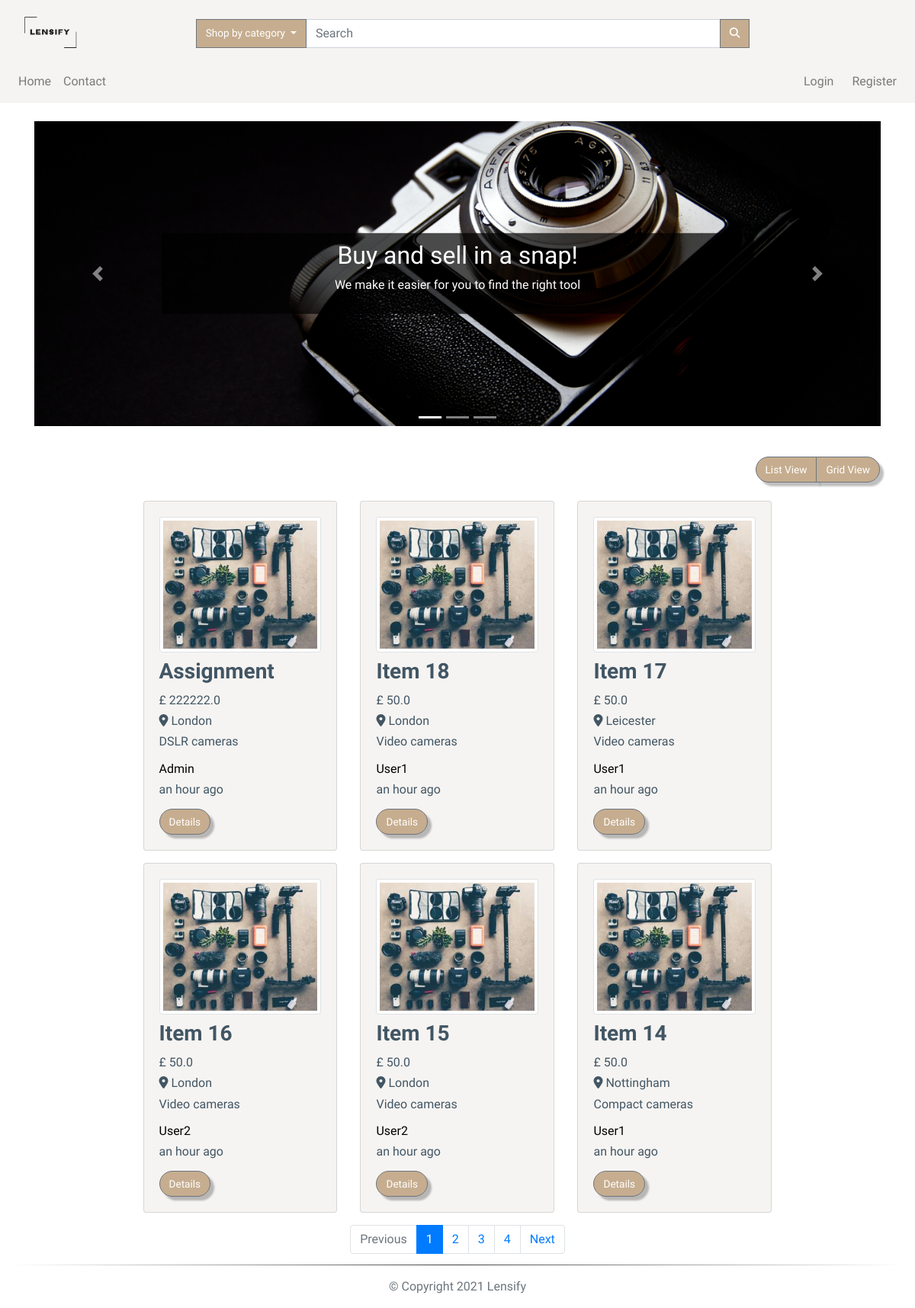
/index, run on the app's committed database.
### app/models.py (models this page shows, shortened)
class TimestampMixin(object):
    created_at = db.Column(db.DateTime, nullable=False,
                           default=datetime.utcnow)
    updated_at = db.Column(db.DateTime, onupdate=datetime.utcnow)

class ItemForSale(db.Model, TimestampMixin):
    __tablename__ = "for_sale"
    id = db.Column(db.Integer, primary_key=True)
    title = db.Column(db.String(100), nullable=False)
    description = db.Column(db.Text, nullable=False)
    quantity = db.Column(db.Integer, nullable=False, default=1)
    condition = db.Column(db.String(50), nullable=False)
    item_city = db.Column(db.String(50), nullable=False)
    price = db.Column(db.Float, nullable=False)
    item_views = db.Column(db.Integer, default=0)
    image_file = db.Column(db.String(80), nullable=False,
                           default="item.jpg")
    sold = db.Column(db.Boolean, default=False)
    seller_id = db.Column(db.Integer, db.ForeignKey('users.id'))
    category_id = db.Column(db.Integer, db.ForeignKey('categories.id'))
    item_in_order = db.relationship(
        "OrderItem", backref="item", lazy="dynamic"
    )

class Category(db.Model, TimestampMixin):
    __tablename__ = "categories"
    id = db.Column(db.Integer, primary_key=True)
    name = db.Column(db.String(30), nullable=False, unique=True)
    item_cat = db.relationship(
        "ItemForSale", backref="category", lazy="dynamic")

class User(db.Model, TimestampMixin, UserMixin):
    __tablename__ = "users"
    id = db.Column(db.Integer, primary_key=True)
    first_name = db.Column(db.String(50), nullable=False)
    last_name = db.Column(db.String(50), nullable=False)
    username = db.Column(db.String(50), unique=True, nullable=False)
    email = db.Column(db.String(115), unique=True, nullable=False)
    image_file = db.Column(db.String(80), nullable=False,
                           default="default.jpg")
    password_hash = db.Column(db.String(60), nullable=False)
    items_for_sale = db.relationship(
        "ItemForSale", backref="seller", lazy="dynamic")
    orders = db.relationship("Order", backref="buyer", lazy=True)
    address = db.relationship(
        "Address", secondary="user_addresses", backref="user", lazy="dynamic"
    )
    followed = db.relationship(
        "User", secondary=followers,
        primaryjoin=(followers.c.follower_id == id),
        secondaryjoin=(followers.c.followed_id == id),
        backref=db.backref("followers", lazy="dynamic"), lazy="dynamic")
    reviewed = db.relationship(
        "Review", backref="user_reviewed", primaryjoin=(Review.user_reviewed_id == id), lazy="dynamic"
    )
    reviewer = db.relationship(
        "Review", backref="user_reviewer", primaryjoin=(Review.user_reviewer_id == id), lazy="dynamic"
    )

### app/routes.py (the view)
@app.route("/")
@app.route("/index")
def index():
    page = request.args.get('page', 1, type=int)
    all_items = ItemForSale.query.filter_by(sold=False)\
        .order_by(ItemForSale.id.desc()).paginate(page, app.config['LISTINGS_PER_PAGE'], False)
    next_url = url_for('index', page=all_items.next_num) \
        if all_items.has_next else None
    prev_url = url_for('index', page=all_items.prev_num) \
        if all_items.has_prev else None
    return render_template("index.html", all_items=all_items.items, next_url=next_url,
                           prev_url=prev_url, page_num=all_items.iter_pages(), page=page)

### app/routes.py (called while the page is built)
@app.before_request
def before_request():
    if current_user.is_authenticated:
        current_user.updated_at = datetime.utcnow()
        db.session.commit()

@app.context_processor
def inject_categories():
    categories = Category.query.join(
        ItemForSale, (Category.id == ItemForSale.category_id)).filter(ItemForSale.sold == False).all()
    return dict(categories=categories)

### app/templates/index.html (shortened to what this page needs)
{% extends "layout.html" %}
{% block app_content %}
<div class="container-fluid h-100 mt-4">
  <div class="row">
    <div class="col-12 h-100">
      <div class="container-fluid">
        <div class="row justify-content-center mb-4">
          <div class="col-12">
            <div id="slider-animation" class="carousel slide" data-ride="carousel">
              <ul class="carousel-indicators">
                <li data-target="#slider-animation" data-slide-to="0" class="active"></li>
                <li data-target="#slider-animation" data-slide-to="1"></li>
                <li data-target="#slider-animation" data-slide-to="2"></li>
              </ul>
              <div class="carousel-inner">
                <div class="carousel-item active">
                  <img src="{{url_for('.static', filename='img/slider/slider2.jpg')}}" alt="Los Angeles">
                  <div class="text-box">
                    <h2 class="wow slideInRight" data-wow-duration="2s">Buy and sell in a snap!</h2>
                    <p class="wow slideInLeft" data-wow-duration="2s">We make it easier for you to
                      find the right tool</p>
                  </div>
                </div>
              </div>
              <a class="carousel-control-prev" href="#slider-animation" data-slide="prev">
                <span class="carousel-control-prev-icon"></span>
              </a>
              <a class="carousel-control-next" href="#slider-animation" data-slide="next">
                <span class="carousel-control-next-icon"></span>
              </a>
            </div>
          </div>
        </div>
      </div>
      <div class="row ">
        <div class="col-lg-12 my-3">
          <div class="float-right mr-3">
            <div class="btn-group">
              <button class="btn btn-secondary" id="list">
                List View
              </button>
              <button class="btn btn-secondary" id="grid">
                Grid View
              </button>
            </div>
          </div>
        </div>
      </div>
      <div id="products" class="row view-group w-75 mx-auto">
        {% for item in all_items %}
        <div class=" item col-12 col-md-6 col-lg-4 py-2">
          <div class="card custom-bg h-100">
            <div class="card-body">
              <a href="{{url_for('item', item_id=item.id)}}">
                <img class="img-fluid img-thumbnail card-img-top group list-group-image img-event"
                  src="{{url_for('static', filename='img/items/' + item.image_file)}}" alt="{{ item.title }}">
              </a>
              <h3 class="card-title list-group-item-heading font-weight-bold mt-2 ">{{ item.title.title() }}</h3>
              <small class="d-block font-weight-bold card-text">
                <h6>£ {{ item.price }}</h6>
              </small>
              <small class="font-weight-bold card-text">
                <h6 class="text-capitalize"><i class="fas fa-map-marker-alt"></i> {{ item.item_city }}</h6>
              </small>
              <small class="card-text">
                <h6>{{ item.category.name }}</h6>
              </small>
              <h6 class="card-text mt-3">
                <a href="{{url_for('user', username=item.seller.username)}}">
                  {{ item.seller.username.capitalize() }}
                </a>
              </h6>
              <small class="card-text">
                <h6>{{ moment(item.created_at).fromNow() }}</h6>
              </small>
              <a href="{{url_for('item', item_id=item.id)}}" class="btn btn-secondary mt-2">
                Details
              </a>
            </div>
          </div>
        </div>
        {% endfor %}
      </div>
      <nav aria-label="Page navigation" class="col-12 my-2">
        <ul class="pagination justify-content-center">
          <li class="page-item {% if not prev_url %} disabled {% endif %}">
            <a class="page-link" href="{{ prev_url }}" tabindex="-1">Previous</a>
          </li>
          {% for num in page_num %}
          {% if num %}
          <li class="page-item {% if page == num %} active {% endif %}"><a class="page-link"
              href="{{url_for('index', page=num)}}">{{ num }}</a></li>
          {% else %}
          <span class="page-item ellipsis">…</span>
          {% endif %}
          {% endfor %}
          <li class="page-item {% if not next_url %} disabled {% endif %}">
            <a class="page-link" href="{{ next_url }}">Next</a>
          </li>
        </ul>
      </nav>
    </div>
  </div>
</div>
</div>
{% endblock app_content %}

### app/static/css/styles.css (style rules this page uses)
:root { --main-color: #fff; --second-color: #425664; --third-color: #f6f4f2; --fourth-color: #c6ad8f; }
*, *::before, *::after { margin: 0; padding: 0; box-sizing: border-box; list-style: none; text-decoration: none; }
body, html { background: var(--main-color); min-height: 100vh; width: 100%; color: var(--second-color); font-family: "Raleway", sans-serif; word-break: normal; }
html { position: relative; }
a { color: black; text-decoration: none; cursor: pointer; }
ul { margin: 0; }
P { word-break: normal; }
.btn { font-size: 85%; white-space: nowrap; }
.btn-secondary { filter: drop-shadow(5px 5px 1px rgba(0, 0, 0, 0.25)); background-color: var(--fourth-color); border-radius: 20px; color: var(--main-color); }
.custom-bg { background-color: var(--third-color); }
.carousel-item { height: 50vh; min-height: 350px; }
.carousel-item img { width: 100%; height: 100%; object-fit: cover; display: block; }
.carousel-item .text-box { background: rgb(0, 0, 0); background: rgba(0, 0, 0, 0.7); padding: 10px; }
.text-box { position: absolute; top: 50%; left: 15%; right: 15%; color: #fff; text-align: center; transform: translateY(-50%); }
.pagination { flex-wrap: wrap; }

### data on the page
ItemForSale: image_file (picture), title "Assignment", price "222222.0", item_city "London", category.name "DSLR cameras", seller.username "Admin", created_at "an hour ago"
ItemForSale: image_file (picture), title "Item 18", price "50.0", item_city "London", category.name "Video cameras", seller.username "User1", created_at "an hour ago"
ItemForSale: image_file (picture), title "Item 17", price "50.0", item_city "Leicester", category.name "Video cameras", seller.username "User1", created_at "an hour ago"
ItemForSale: image_file (picture), title "Item 16", price "50.0", item_city "London", category.name "Video cameras", seller.username "User2", created_at "an hour ago"
ItemForSale: image_file (picture), title "Item 15", price "50.0", item_city "London", category.name "Video cameras", seller.username "User2", created_at "an hour ago"
ItemForSale: image_file (picture), title "Item 14", price "50.0", item_city "Nottingham", category.name "Compact cameras", seller.username "User1", created_at "an hour ago"

### other printed values
{{ num }} "1" "2" "3" "4"
